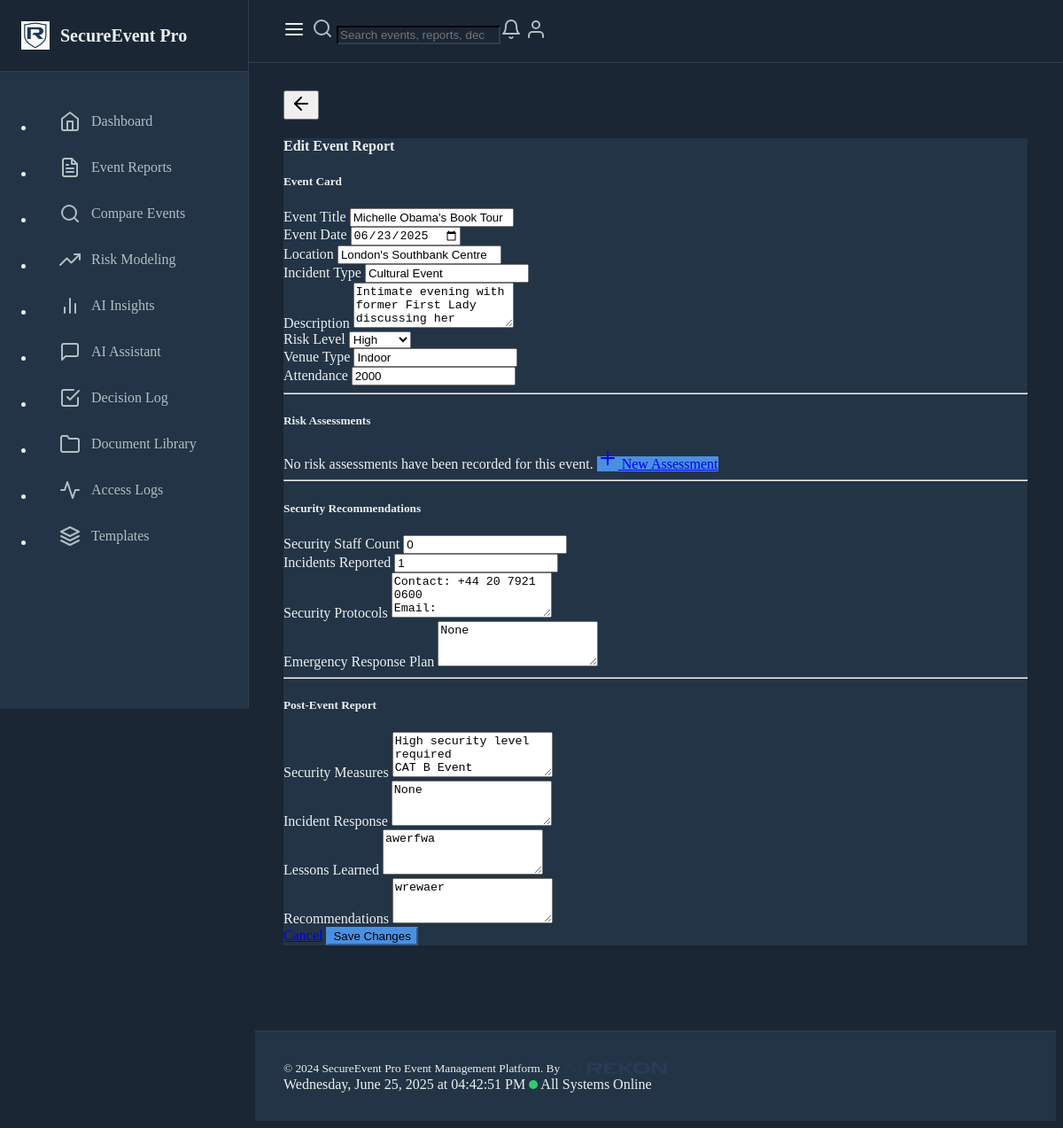
The page /edit-event-report/1 on the database as committed earlier.
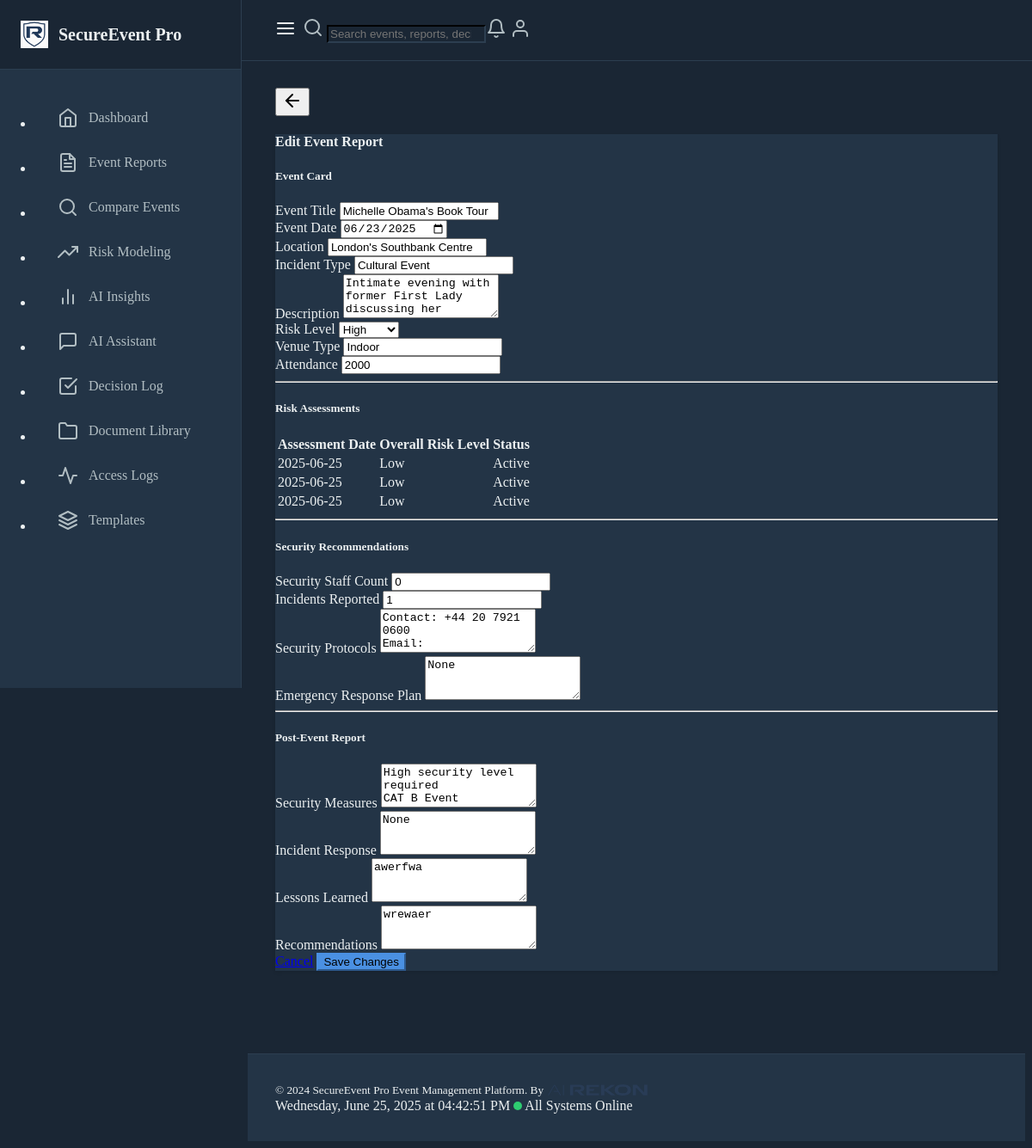
The same page on the database as committed later.
### models.py (models this page shows, shortened)
class EventReport(db.Model):
    id = db.Column(db.Integer, primary_key=True)
    title = db.Column(db.String(200), nullable=False)
    date = db.Column(db.DateTime, nullable=False)
    location = db.Column(db.String(200), nullable=False)
    description = db.Column(db.Text, nullable=False)
    risk_level = db.Column(db.String(50), nullable=False)
    incident_type = db.Column(db.String(100), nullable=False)
    created_at = db.Column(db.DateTime, default=datetime.utcnow)
    venue_type = db.Column(db.String(50))
    security_staff_count = db.Column(db.Integer, default=0)
    security_staff_roles = db.Column(db.JSON, default=dict)
    incidents_reported = db.Column(db.Integer, default=0)
    incident_summary = db.Column(db.Text)
    attendance = db.Column(db.Integer)
    security_measures = db.Column(db.Text)
    incident_response = db.Column(db.Text)
    lessons_learned = db.Column(db.Text)
    recommendations = db.Column(db.Text)
    security_protocols = db.Column(db.Text)
    emergency_response_plan = db.Column(db.Text)
    post_event_analysis = db.Column(db.Text)
    activity_logs = db.relationship('ActivityLog', backref='event_report', lazy=True)
    estimated_risk_level = db.Column(db.String(50))
    risk_assessments = db.relationship('RiskAssessment', backref='event_report', lazy=True)

class RiskAssessment(db.Model):
    id = db.Column(db.Integer, primary_key=True)
    event_report_id = db.Column(db.Integer, db.ForeignKey('event_report.id'), nullable=False)
    assessment_date = db.Column(db.DateTime, default=datetime.utcnow)
    risk_factors = db.Column(db.JSON, default=list)
    overall_risk_level = db.Column(db.String(50), nullable=False)
    assessor_notes = db.Column(db.Text)
    mitigation_measures = db.Column(db.JSON, default=list)
    residual_risk_level = db.Column(db.String(50))
    review_date = db.Column(db.DateTime)
    status = db.Column(db.String(50), default='Active')

### routes.py (the view, shortened to what this page needs)
@app.route("/edit-event-report/<int:report_id>", methods=["GET", "POST"])
def edit_event_report(report_id):
    report = EventReport.query.get_or_404(report_id)
    return render_template("create_event_report.html", report=report)

### templates/create_event_report.html
{% extends "base.html" %}
{% block content %}
<div class="container mt-4">
    <div class="card">
        <div class="card-header">
            <h4 class="mb-0">{{ 'Edit Event Report' if report else 'Create New Event Report' }}</h4>
        </div>
        <div class="card-body">
            <h5 class="mb-3">Event Card</h5>
            <form action="{% if report %}{{ url_for('edit_event_report', report_id=report.id) }}{% else %}{{ url_for('create_event_report') }}{% endif %}" method="POST">
                <div class="row">
                    <div class="col-md-6 mb-3">
                        <label for="title" class="form-label">Event Title</label>
                        <input type="text" class="form-control" id="title" name="title" value="{{ report.title if report else '' }}" required>
                    </div>
                    <div class="col-md-6 mb-3">
                        <label for="date" class="form-label">Event Date</label>
                        <input type="date" class="form-control" id="date" name="date" value="{{ report.date.strftime('%Y-%m-%d') if report else '' }}" required>
                    </div>
                </div>
                <div class="row">
                    <div class="col-md-6 mb-3">
                        <label for="location" class="form-label">Location</label>
                        <input type="text" class="form-control" id="location" name="location" value="{{ report.location if report else '' }}" required>
                    </div>
                    <div class="col-md-6 mb-3">
                        <label for="incident_type" class="form-label">Incident Type</label>
                        <input type="text" class="form-control" id="incident_type" name="incident_type" value="{{ report.incident_type if report else '' }}" required>
                    </div>
                </div>
                <div class="mb-3">
                    <label for="description" class="form-label">Description</label>
                    <textarea class="form-control" id="description" name="description" rows="3" required>{{ report.description if report else '' }}</textarea>
                </div>
                <div class="row">
                    <div class="col-md-4 mb-3">
                        <label for="risk_level" class="form-label">Risk Level</label>
                        <select class="form-select" id="risk_level" name="risk_level" required>
                            {% for level in ['Low','Medium','High'] %}
                            <option value="{{ level }}" {% if report and report.risk_level==level %}selected{% endif %}>{{ level }}</option>
                            {% endfor %}
                        </select>
                    </div>
                    <div class="col-md-4 mb-3">
                        <label for="venue_type" class="form-label">Venue Type</label>
                        <input type="text" class="form-control" id="venue_type" name="venue_type" value="{{ report.venue_type if report else '' }}">
                    </div>
                    <div class="col-md-4 mb-3">
                        <label for="attendance" class="form-label">Attendance</label>
                        <input type="number" class="form-control" id="attendance" name="attendance" value="{{ report.attendance if report else '' }}">
                    </div>
                </div>
                <hr>
                <h5 class="mt-4">Risk Assessments</h5>
                <div class="mb-4">
                {% if report %}
                    {% if report.risk_assessments %}
                    <div class="table-responsive">
                        <table class="table table-hover">
                            <thead>
                                <tr>
                                    <th>Assessment Date</th>
                                    <th>Overall Risk Level</th>
                                    <th>Status</th>
                                </tr>
                            </thead>
                            <tbody>
                                {% for a in report.risk_assessments %}
                                <tr>
                                    <td>{{ a.assessment_date.strftime('%Y-%m-%d') }}</td>
                                    <td>
                                        <span class="badge bg-{{ 'danger' if a.overall_risk_level=='High' else 'warning' if a.overall_risk_level=='Medium' else 'success' }}">{{ a.overall_risk_level }}</span>
                                    </td>
                                    <td>{{ a.status }}</td>
                                </tr>
                                {% endfor %}
                            </tbody>
                        </table>
                    </div>
                    {% else %}
                    <div class="alert alert-info d-flex justify-content-between align-items-center">
                        <span>No risk assessments have been recorded for this event.</span>
                        <a href="{{ url_for('create_risk_assessment', report_id=report.id) }}" class="btn btn-sm btn-primary">
                            <i data-feather="plus" class="feather-sm me-1"></i> New Assessment
                        </a>
                    </div>
                    {% endif %}
                {% else %}
                    <div class="alert alert-warning">
                        Save the event first, then you can add detailed risk assessments.
                    </div>
                {% endif %}
                </div>
                <hr>
                <h5 class="mt-4">Security Recommendations</h5>
                <div class="row">
                    <div class="col-md-6 mb-3">
                        <label for="security_staff_count" class="form-label">Security Staff Count</label>
                        <input type="number" class="form-control" id="security_staff_count" name="security_staff_count" value="{{ report.security_staff_count if report else 0 }}">
                    </div>
                    <div class="col-md-6 mb-3">
                        <label for="incidents_reported" class="form-label">Incidents Reported</label>
                        <input type="number" class="form-control" id="incidents_reported" name="incidents_reported" value="{{ report.incidents_reported if report else 0 }}">
                    </div>
                </div>
                <div class="mb-3">
                    <label for="security_protocols" class="form-label">Security Protocols</label>
                    <textarea class="form-control" id="security_protocols" name="security_protocols" rows="3">{{ report.security_protocols if report else '' }}</textarea>
                </div>
                <div class="mb-3">
                    <label for="emergency_response_plan" class="form-label">Emergency Response Plan</label>
                    <textarea class="form-control" id="emergency_response_plan" name="emergency_response_plan" rows="3">{{ report.emergency_response_plan if report else '' }}</textarea>
                </div>
                <hr>
                <h5 class="mt-4">Post-Event Report</h5>
                <div class="mb-3">
                    <label for="security_measures" class="form-label">Security Measures</label>
                    <textarea class="form-control" id="security_measures" name="security_measures" rows="3">{{ report.security_measures if report else '' }}</textarea>
                </div>
                <div class="mb-3">
                    <label for="incident_response" class="form-label">Incident Response</label>
                    <textarea class="form-control" id="incident_response" name="incident_response" rows="3">{{ report.incident_response if report else '' }}</textarea>
                </div>
                <div class="mb-3">
                    <label for="lessons_learned" class="form-label">Lessons Learned</label>
                    <textarea class="form-control" id="lessons_learned" name="lessons_learned" rows="3">{{ report.lessons_learned if report else '' }}</textarea>
                </div>
                <div class="mb-3">
                    <label for="recommendations" class="form-label">Recommendations</label>
                    <textarea class="form-control" id="recommendations" name="recommendations" rows="3">{{ report.recommendations if report else '' }}</textarea>
                </div>
                <div class="d-flex justify-content-end">
                    <a href="{{ url_for('index') }}" class="btn btn-secondary me-2">Cancel</a>
                    <button type="submit" class="btn btn-primary">{{ 'Save Changes' if report else 'Create Report' }}</button>
                </div>
            </form>
        </div>
    </div>
</div>
{% endblock %}

Rows that differ between the two databases and show on the page:
added RiskAssessment: assessment_date "2025-06-25", overall_risk_level "Low", status "Active"
added RiskAssessment: assessment_date "2025-06-25", overall_risk_level "Low", status "Active"
added RiskAssessment: assessment_date "2025-06-25", overall_risk_level "Low", status "Active"
Other text that changed with them:
text no longer shown: "No risk assessments have been recorded for this event. New Assessment"
text now shown: "Assessment Date Overall Risk Level Status"
